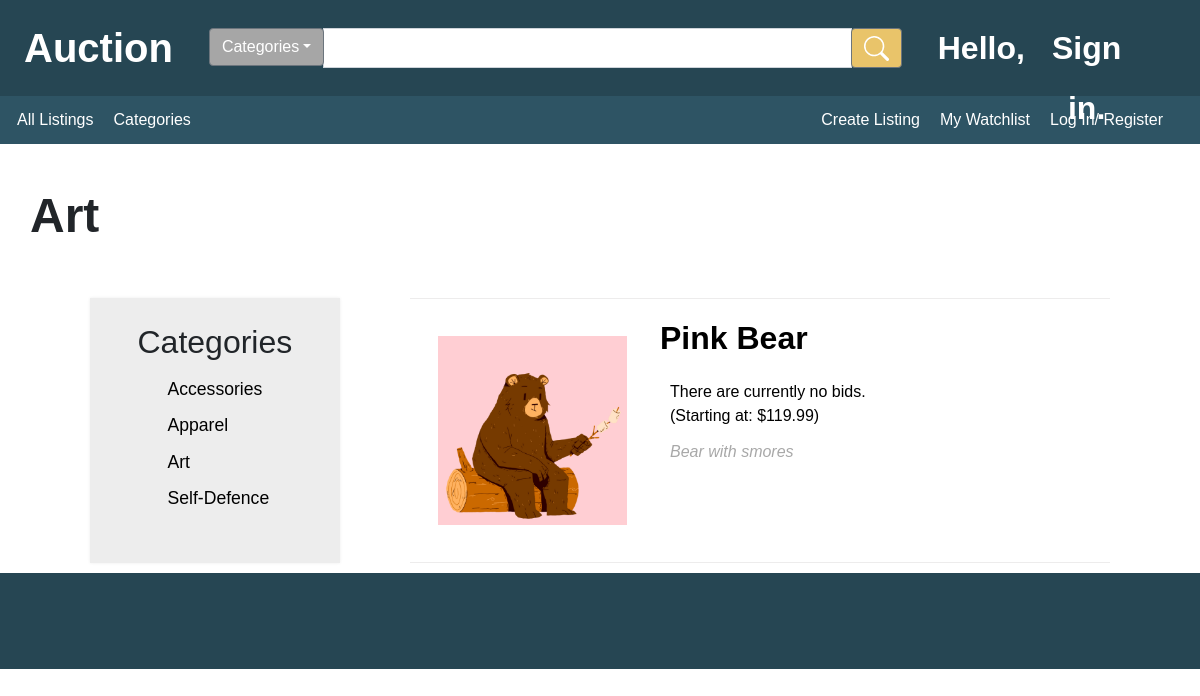
The app's page /category/Art, older data.
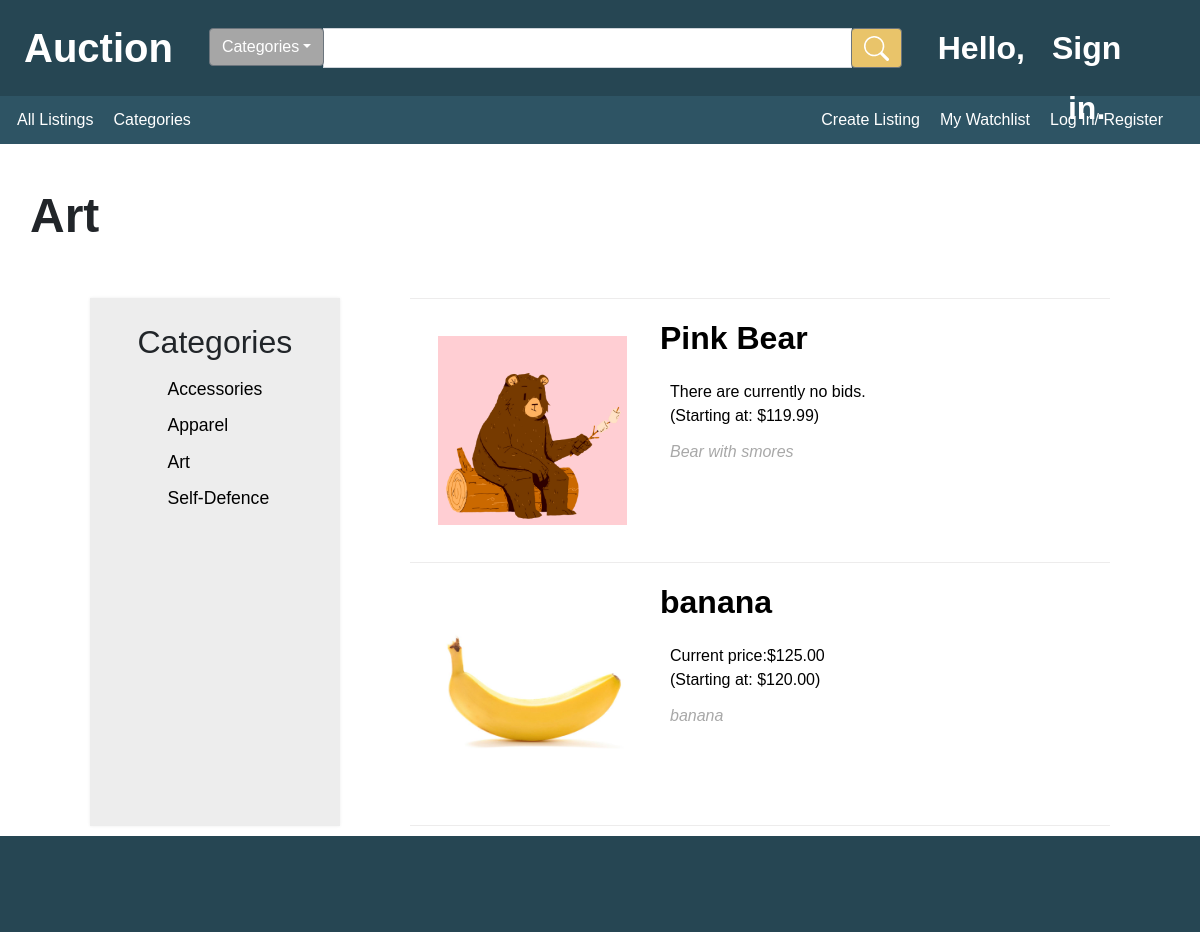
The same page, newer data.
### auctions/models.py (models this page shows, shortened)
class Category(models.Model):
    name = models.CharField(max_length=64, blank=True)
    picture = models.ImageField(null=True, blank=True)
    def __str__(self):
        return f"{self.name}"

class Auction_list(models.Model):
    listing_name = models.CharField(max_length=64)
    listing_picture = models.ImageField(null=True, blank=True)
    category = models.ForeignKey("Category",on_delete=models.CASCADE,null=True, blank=True, related_name="listings")
    owner = models.ForeignKey(User,on_delete=models.CASCADE, related_name="listings")
    winner = models.ForeignKey(User,on_delete=models.CASCADE, related_name="purchases",null=True, blank=True)
    min_bid = models.DecimalField(max_digits=10, decimal_places=2)
    description =models.TextField(max_length=200, blank=True)
    is_open =  models.BooleanField(default=True)

class Bids(models.Model):
    price = models.DecimalField(max_digits=10, decimal_places=2)
    listing = models.ForeignKey(Auction_list,on_delete=models.CASCADE,related_name="biddings")
    bidder = models.ForeignKey(User,on_delete=models.CASCADE, related_name="bids")
    class Meta:
        ordering = ['price']

### auctions/views.py (the view)
# urls.py: path("category/<cat_name>", views.category_search,name="category_search"),
def category_search(request,cat_name):
    page_title = cat_name
    categories = Category.objects.order_by("name")
    category_search = Category.objects.get(name=cat_name)
    auction_list=category_search.listings.order_by("listing_name")
    return render(request, "auctions/index.html",{
        "page_title":page_title,
        "categories":categories,
        "auction_list":auction_list,
    })

### auctions/templates/auctions/index.html
{% extends "auctions/layout.html" %}
{% load static %}
{% block body %}
<main style="height: auto;">
    <div class="sub_main">
        <aside>
            <div class="side_nav">
                <div class="side_title">
                    Categories
                </div>
                <div class="side_nav_list">
                    {% for category in categories %}
                    <div class="side_nav_link">
                        <a href="{% url 'category_search' category.name %}">{{category}}</a>
                    </div>
                    {% endfor %}
                </div>
            </div>
        </aside>
        <section>
            <hr>
            {% for listing in auction_list %}
             <a href="{% url 'listing' listing.listing_name%}" class="listing_link">
                <div class="listing">
                    <div class="listing_pic">
                        <div class="pic_container">
                            <img src="{{listing.listing_picture.url}}" alt="{{listing.listing_name}}">
                        </div>
                    </div>
                    <div class="listing_detail">
                        <div class="listing_detail_component listing_name">
                            <div class="index_page_listing_name">
                                {{listing.listing_name}}
                            </div>
                        </div>
                        <div class="listing_detail_component listing_price">
                            <div class="current_price">
                                {% if  listing.biddings.last is not None %}
                                    Current price:${{listing.biddings.last.price}}
                                {% else %}
                                    There are currently no bids.
                                {% endif %}
                            </div>
                            <div class="starting_price">
                                (Starting at: ${{listing.min_bid}})
                            </div>
                        </div>
                        <div class="listing_detail_component listing_description">
                            <div class="content">
                                {{listing.description}}
                            </div>
                        </div>
                    </div>
                </div>
             </a>
            <hr>
            {% endfor %}
        </section>
    </div>
</main>
{% endblock %}

### auctions/templates/auctions/layout.html (shortened to what this page needs)
{% load static %}
<!DOCTYPE html>
<html lang="en">
    <head>
        <link rel="stylesheet" href="https://cdn.jsdelivr.net/npm/bootstrap@5.1.0/dist/css/bootstrap.min.css">
        <link href="{% static 'auctions/styles.css' %}" rel="stylesheet">
    </head>
    <body>
        <nav class="main_nav">
            <div class="main_nav_component">
                <div class="home" id="home">
                    <a href="{%url 'index'%}">Auction</a>
                </div>
                <form class="search">
                        <div class="input-group">
                            <div class="input-group-prepend">
                              <button class="btn btn-outline-secondary dropdown-toggle" type="button" data-bs-toggle="dropdown" aria-haspopup="true" aria-expanded="false">Categories</button>
                            </div>
                            <input type="text" class="form-control">
                            <div class="input-group-append">
                                <button class="btn btn-outline-secondary" type="button">
                                </button>
                            </div>
                        </div>
                </form>
                <div class="login">
                    <span class="greet">Hello,</span>
                    <span class="username">
                        {% if user.is_authenticated %}
                            <strong>{{ user.first_name }}</strong>.
                        {% else %}
                            Sign in.
                        {% endif %}
                    </span>
                </div>
            </div>
        </nav>
        <nav class="sub_nav">
            <div class="sub_nav_component">
                <div class="left_block">
                    <div class="nav_link">
                        <a href="{% url 'index' %}">All Listings</a>
                    </div>
                    <div class="nav_link">
                        <a href="{% url 'category' %}">Categories</a>
                    </div>
                </div>
                <div class="right_block">
                    <div class="nav_link">
                        <a href="{% url 'create' %}">Create Listing</a>
                    </div>
                    <div class="nav_link">
                        <a href="{% url 'my_watchlist' %}">My Watchlist</a>
                    </div>
                    {% if user.is_authenticated %}
                    <div class="nav_link">
                        <a href="{% url 'logout' %}">Log Out</a>
                    </div>
                    {% else %}
                    <div class="nav_link">
                        <a href="{% url 'login' %}">Log In</a>/
                        <a href="{% url 'register' %}">Register</a>
                    </div>
                    {% endif %}
                </div>
            </div>
        </nav>
        {% if page_title != "" %}
            <header>
                <div class="page_title">{{page_title}}</div>
            </header>
        {% endif %}
        {% block body %}
        {% endblock %}
        <footer>
        </footer>
    </body>
</html>

### auctions/static/auctions/styles.css (style rules this page uses)
* { box-sizing: border-box; }
html { font-size: 16px; height: 100%; }
body { height: 100%; font-family: Arial, Helvetica, sans-serif; background-color: rgba(255, 255, 255, 0.979); min-width: 1000px; margin: 0; padding: 0; }
header { display: flex; flex-direction: column; flex-wrap: nowrap; justify-content: center; align-items: center; font-size: 1.125rem; margin: 0; height: 18vh; }
main { display: flex; flex-direction: row; flex-wrap: nowrap; justify-content: center; align-items: center; }
aside { display: flex; flex-direction: column; flex-wrap: nowrap; align-items: center; height: auto; width: 20%; min-width: 250px; margin-right: 70px; background-color: #EDEDED; box-shadow: 0 0 3px #EDEDED; }
section { display: flex; flex-direction: column; align-content: flex-start; height:100%; width: 79%; max-width: 700px; border-collapse:collapse; }
footer { height: 12vh; min-height: 50px; background-color: #264653; }
hr { margin: 0px 0; background-color: rgb(185, 181, 181); }
a { text-decoration: none; color: none; }
.page_title { display: flex; flex-direction: column; justify-content: center; font-size: 3rem; font-weight: bold; height: 90%; width: 95%; max-width: 1200px; }
.index_page_listing_name { font-size: 2rem; font-weight: bolder; margin-left: 5px; }
.main_nav, .sub_nav { display: flex; flex-direction: column; align-content: center; margin: 0; }
.main_nav { height: 12vh; min-height: 50px; background-color: #264653; }
.main_nav_component, .sub_nav_component { display: flex; flex-direction: row; flex-wrap: nowrap; align-items: center; height: 100%; margin: 0.5vh 1vw; }
.main_nav_component { min-height: 45px; }
.home { font-size: 2.5rem; font-weight: bold; color: white; margin: 0 3vw 0 1vw; }
.search { display: flex; flex-direction: column; flex-wrap: nowrap; align-items: center; justify-content: center; width: 60vw; min-width: 500px; }
.login { display: flex; flex-direction: row; font-weight: bold; height: 100%; min-width: 200px; color: white; align-content: center; align-items: center; margin: 0 3vw; font-size: 2rem; }
.greet, .username { display: inline-block; height: 60px; line-height: 60px; min-width: 70px; text-align: center; margin-right: 10px; }
.sub_nav { height: 6vh; min-height: 30px; background-color: #2E5464; }
.sub_nav_component { min-height: 25px; position: relative; }
.left_block, .right_block { display: flex; flex-direction: row; flex-wrap: nowrap; align-items: center; height: 90%; margin: auto; }
.left_block { position: absolute; left: 5px; }
.right_block { position: absolute; right: 5px; }
.nav_link { color: white; display: inline-block; margin-right: 20px; }
.sub_main { display: flex; flex-direction: row; flex-wrap: nowrap; justify-content: center; margin: 10px 10px; height:95%; width: 100%; max-width: 1600px; }
.side_nav { margin: 20px 5px; width: 70%; }
.side_title { font-size: 2rem; margin-left: 10px; }
.side_nav_list { margin-top: 10px; margin-left: 20px; }
.side_nav_link { font-size: 1.1rem; margin-left: 20px; margin-bottom: 10px; }
.listing { display: flex; flex-direction: row; justify-content: flex-start; flex-wrap: nowrap; width: 100%; aspect-ratio: 16/6; border-collapse:collapse; color: black; }
.listing_pic { display: flex; flex-direction: column; flex-wrap: nowrap; align-items: center; width: 35%; height: 100%; }
.pic_container { display: flex; flex-direction: row; flex-wrap: nowrap; align-items: center; justify-content: center; height: 80%; width: 90%; margin: auto; }
.pic_container img { max-width: 100%; max-height: 90%; }
.listing_detail { width: 65%; height: 100%; }
.listing_detail_component { display: flex; flex-direction: column; flex-wrap: nowrap; justify-content: center; align-items:flex-start; }
.listing_name { width: 100%; height: 30%; }
.listing_price { width: 100%; height: 20%; }
.listing_price div { margin-left: 15px; }
.listing_description { justify-content: flex-start; width: 100%; height: 50%; }
.listing_description .content { font-style: italic; color: #a8a8a8; margin: 0 5px; margin-top: 10px; margin-left: 15px; }
.current_price { display: flex; flex-direction: row; align-items: center; width: 95%; }
.home a,.nav_link a { text-decoration: none; color: white; }
.listing_link, .listing_link:hover { text-decoration: none; color: none; }
.side_nav_link a,.side_nav_link a:hover { text-decoration: none; color: black; }
.search .dropdown-toggle { background-color: #A6A6A6; color: white; }
.search .input-group-append .btn-outline-secondary { background-color: #E9C46A; color: white; }

Row changes from the older to the newer data that the page shows:
added Auction_list: listing_picture (picture), listing_name "banana", biddings.last.price "125.00", min_bid "120.00", description "banana"
